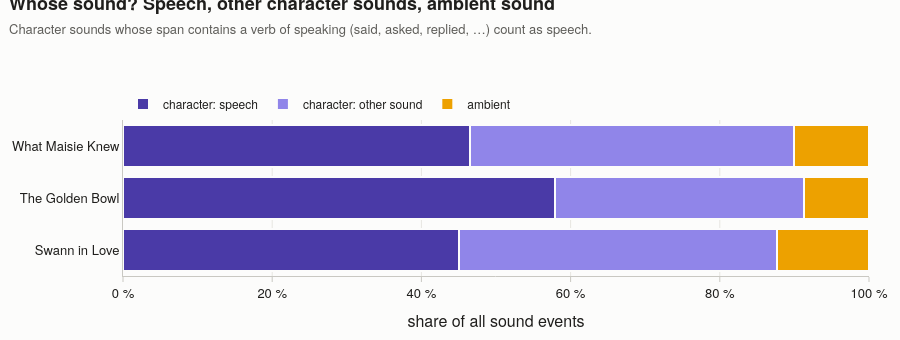

Notebook code cell kept with this figure:
### Code cell
fig = go.Figure()
cats = ["character: speech", "character: other sound", "ambient"]
cat_colors = {"character: speech": "#4a3aa7", "character: other sound": "#9085e9", "ambient": "#eda100"}
for c in cats:
    fig.add_bar(y=ORDER, x=voice_share[c] * 100, name=c, orientation="h", marker_color=cat_colors[c],
                marker_line=dict(color=SURFACE, width=2),
                customdata=voice.reindex(ORDER)[c],
                hovertemplate="<b>%{y}</b><br>" + c + ": %{x:.1f} % (%{customdata} events)<extra></extra>")
fig.update_layout(barmode="stack")
fig.update_yaxes(categoryorder="array", categoryarray=ORDER[::-1])
fig.update_xaxes(title="share of all sound events", ticksuffix=" %", range=[0, 100])
style(fig, "Whose sound? Speech, other character sounds, ambient sound", "Character sounds whose span contains a verb of speaking (said, asked, replied, …) count as speech.", height=340)
save(fig, "05_speech_vs_sound", "Most annotated sound in all three texts is reported speech; the remainder is what the narrative actually lets us hear.")
fig.show()

### Figure 1 — Plotly figure (JSON) as saved in the notebook; plotly's stock layout.template omitted (floating-point values rounded to 4 significant figures)
{"data": [{"customdata": [772, 1164, 426], "hovertemplate": "<b>%{y}</b><br>character: speech: %{x:.1f} % (%{customdata} events)<extra></extra>", "marker": {"color": "#4a3aa7", "line": {"color": "#fcfcfb", "width": 2}}, "name": "character: speech", "orientation": "h", "type": "bar", "x": [46.45, 57.88, 45.08], "y": ["What Maisie Knew", "The Golden Bowl", "Swann in Love"]}, {"customdata": [722, 673, 403], "hovertemplate": "<b>%{y}</b><br>character: other sound: %{x:.1f} % (%{customdata} events)<extra></extra>", "marker": {"color": "#9085e9", "line": {"color": "#fcfcfb", "width": 2}}, "name": "character: other sound", "orientation": "h", "type": "bar", "x": [43.44, 33.47, 42.65], "y": ["What Maisie Knew", "The Golden Bowl", "Swann in Love"]}, {"customdata": [168, 174, 116], "hovertemplate": "<b>%{y}</b><br>ambient: %{x:.1f} % (%{customdata} events)<extra></extra>", "marker": {"color": "#eda100", "line": {"color": "#fcfcfb", "width": 2}}, "name": "ambient", "orientation": "h", "type": "bar", "x": [10.11, 8.652, 12.28], "y": ["What Maisie Knew", "The Golden Bowl", "Swann in Love"]}], "layout": {"bargap": 0.18, "barmode": "stack", "font": {"color": "#1f1e1c", "family": "'IBM Plex Sans Condensed', 'Helvetica Neue', Arial, sans-serif", "size": 13}, "height": 340, "hoverlabel": {"bgcolor": "white", "bordercolor": "#e7e6e1", "font": {"color": "#1f1e1c", "family": "'IBM Plex Sans Condensed', 'Helvetica Neue', Arial, sans-serif", "size": 12}}, "legend": {"font": {"size": 12}, "orientation": "h", "title": {"text": ""}, "traceorder": "normal", "x": 0, "xanchor": "left", "y": 1.01, "yanchor": "bottom"}, "margin": {"b": 60, "l": 70, "r": 30, "t": 120}, "paper_bgcolor": "#fcfcfb", "plot_bgcolor": "#fcfcfb", "showlegend": true, "title": {"font": {"size": 18}, "text": "<b>Whose sound? Speech, other character sounds, ambient sound</b><br><span style='font-size:13px;color:#5e5d59'>Character sounds whose span contains a verb of speaking (said, asked, replied, …) count as speech.</span>", "x": 0.01, "xanchor": "left", "y": 0.97, "yanchor": "top"}, "xaxis": {"gridcolor": "#e7e6e1", "linecolor": "#c9c8c2", "range": [0, 100], "tickcolor": "#c9c8c2", "ticks": "outside", "ticksuffix": " %", "title": {"text": "share of all sound events"}, "zeroline": false}, "yaxis": {"categoryarray": ["Swann in Love", "The Golden Bowl", "What Maisie Knew"], "categoryorder": "array", "gridcolor": "#e7e6e1", "linecolor": "#c9c8c2", "zeroline": false}}}
